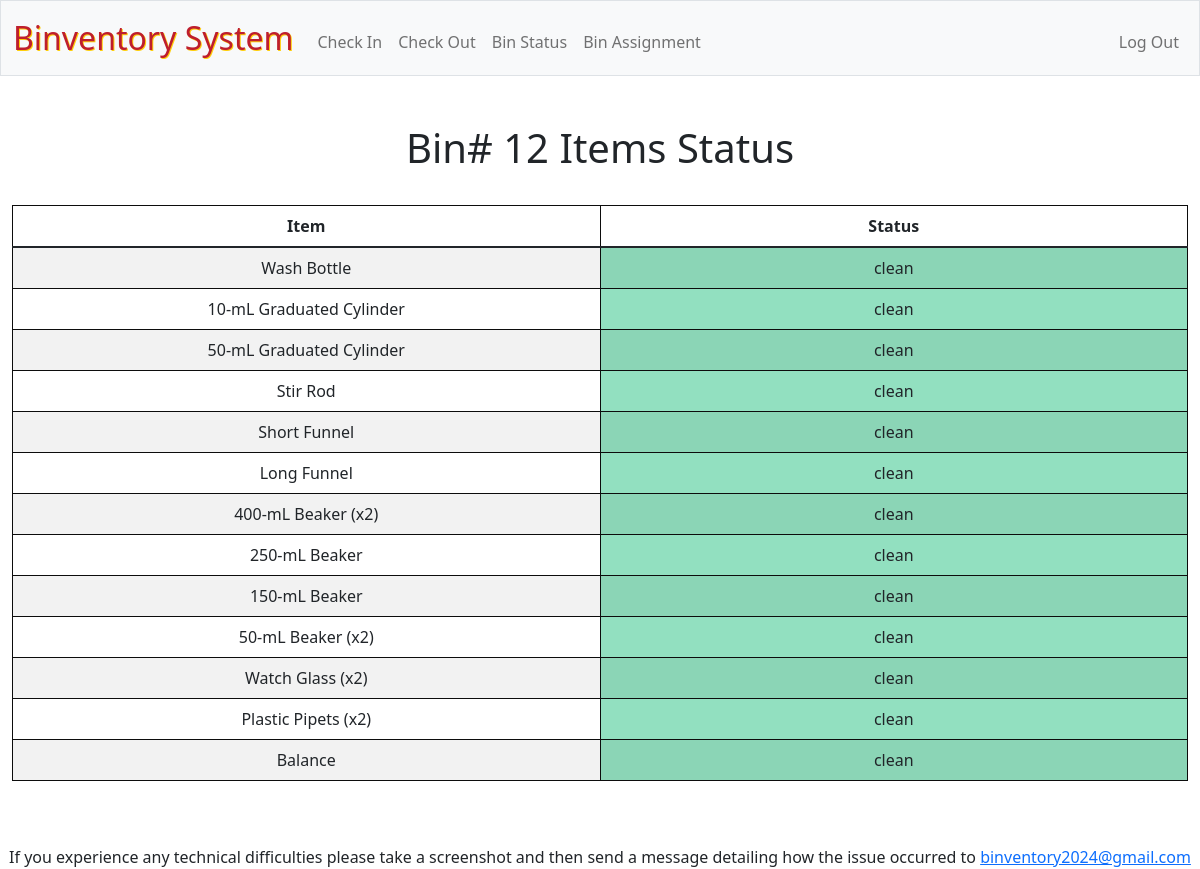
Page /status (signed in) on the committed database.
### tables this page shows
CREATE TABLE bins (
bin_code INTEGER PRIMARY KEY AUTOINCREMENT,
room_num TEXT NOT NULL,
bin_num INTEGER NOT NULL,
FOREIGN KEY (room_num) REFERENCES room (room_num)
);

CREATE TABLE bin_items (bin_code INTEGER NOT NULL PRIMARY KEY, wash_bottle TEXT CHECK(wash_bottle IN ('clean', 'dirty', 'partial', 'missing')), grad_cyl_10 TEXT CHECK(grad_cyl_10 IN ('clean', 'dirty', 'partial', 'missing')), grad_cyl_50 TEXT CHECK(grad_cyl_50 IN ('clean', 'dirty', 'partial', 'missing')), stir_rod TEXT CHECK(stir_rod IN ('clean', 'dirty', 'partial', 'missing')), short_fun TEXT CHECK(short_fun IN ('clean', 'dirty', 'partial', 'missing')), long_fun TEXT CHECK(long_fun IN ('clean', 'dirty', 'partial', 'missing')), beaker_400 TEXT CHECK(beaker_400 IN ('clean', 'dirty', 'partial', 'missing')), beaker_250 TEXT CHECK(beaker_250 IN ('clean', 'dirty', 'partial', 'missing')), beaker_150 TEXT CHECK(beaker_150 IN ('clean', 'dirty', 'partial', 'missing')), beaker_50 TEXT CHECK(beaker_50 IN ('clean', 'dirty', 'partial', 'missing')), watch_glass TEXT CHECK(watch_glass IN ('clean', 'dirty', 'partial', 'missing')), plastic_pipets TEXT CHECK(plastic_pipets IN ('clean', 'dirty', 'partial', 'missing')), balance TEXT CHECK(balance IN ('clean', 'dirty', 'partial', 'missing')), last_user_code INTEGER, last_checkin_time DATETIME DEFAULT CURRENT_TIMESTAMP, last_checkout_time DATETIME DEFAULT CURRENT_TIMESTAMP, FOREIGN KEY (last_user_code) REFERENCES students (student_id), FOREIGN KEY (bin_code) REFERENCES bins (bin_code));

### student_bp.py (the view)
@bp.route("/status", methods = ["GET", "POST"])
@login_required
def status():
    student_id = session["user_id"]
    id_query = {"student_id" : f"{student_id}"}
    class_code = extract_query_info(db_name, "bin_assign", id_query, "class_code")
    if not class_code:
        flash("No class found or class not assigned")
        return redirect("/assign")
    class_student_query = {"class_code" : f"{class_code}", "student_id" : f"{student_id}"}
    bin_code = extract_query_info(db_name, "bin_assign", class_student_query, "bin_code")
    if not bin_code:
        flash("You have not yet registered in a class or to a bin")
        return redirect("assign.html")
    sql_col_search = ', '.join(f"bin_items.{items}" for items in bin_contents)
    with sqlite3.connect(f"{db_name}.db") as db:
        try:
             db.row_factory = sqlite3.Row
             cursor = db.execute(f"SELECT bins.bin_num, {sql_col_search} FROM bin_items JOIN bins ON bins.bin_code = bin_items.bin_code WHERE bin_items.bin_code = ?", (bin_code,))
             bin_status = cursor.fetchone()
             cursor.close()
        except sqlite3.Error as e:
            flash(f"An error has occurred, {e}")
            return redirect("/")
    if not bin_status:
        flash("Database error, bin_status not found")
        return redirect("/")
    return render_template("status.html", bin_status=bin_status, bin_contents=bin_contents)

### db_helpers.py (called while the page is built)
def extract_query_info(db_name, table, queries_dict, value_search):
    try:
        with sqlite3.connect(f"{db_name}.db") as db:
            where_conditions = ' AND '.join(f"{query_col} = ?" for query_col in queries_dict.keys())
            sql_query = f"SELECT {value_search} FROM {table} WHERE {where_conditions}"
            query_values = tuple(queries_dict.values())
            cursor = db.execute(sql_query, query_values)
            check = cursor.fetchall()
            cursor.close()
            if len(check) > 0:
                result = check[0][0]
                return str(result)
            else:
                return False
    except sqlite3.Error as e:
        print(f"An error occurred extracting {value_search} from {table}: {e}")
        return False

### helpers.py (called while the page is built)
def login_required(f):
    @wraps(f)
    def decorated_function(*args, **kwargs):
        if session.get("user_id") is None:
            flash("Login Required")
            return redirect("/login")
        return f(*args, **kwargs)
    return decorated_function

### templates/status.html (shortened to what this page needs)
{% extends "layout.html" %}
{% block main %}
<h1> Bin# {{ bin_status["bin_num"] }} Items Status </h1>
<table class="table table-striped">
    <thead>
        <tr>
            <th scope="col">Item</th>
            <th scope="col">Status</th>
        </tr>
    </thead>
    <tbody>
        {% for item in bin_status.keys() %}
            {% if item != "bin_num" %}
                <tr>
                    <td>{{ bin_contents[item] }}</td>
                    <td id="{{ item }}" class="status">{{ bin_status[item] }}</td>
                </tr>
            {% endif %}
        {% endfor %}
    </tbody>
</table>
{% endblock %}

### templates/layout.html (shortened to what this page needs)
<!DOCTYPE html>
<html lang="en">
    <head>
        <link href="https://cdn.jsdelivr.net/npm/bootstrap@5.1.3/dist/css/bootstrap.min.css" rel="stylesheet">
        <link href="/static/styles.css" rel="stylesheet">
    </head>
    <body>
        <nav class="bg-light border navbar navbar-expand-md navbar-light">
            <div class="container-fluid">
                <a class="navbar-brand" href="/"><span class="school_color">Binventory System</span></a>
                <div class="collapse navbar-collapse" id="navbar">
                    {% if session["user_id"] and session["user_role"] == "student" %}
                        <ul class="navbar-nav me-auto mt-2">
                            <li class="nav-item"><a class="nav-link" href="/checkin">Check In</a></li>
                            <li class="nav-item"><a class="nav-link" href="/checkout">Check Out</a></li>
                            <li class="nav-item"><a class="nav-link" href="/status">Bin Status</a></li>
                            <li class="nav-item"><a class="nav-link" href="/assign">Bin Assignment</a></li>
                        </ul>
                        <ul class="navbar-nav ms-auto mt-2">
                            <li class="nav-item"><a class="nav-link" href="/logout">Log Out</a></li>
                        </ul>
                    {% else %}
                        <ul class="navbar-nav ms-auto mt-2">
                            <li class="nav-item"><a class="nav-link" href="/register">Register</a></li>
                            <li class="nav-item"><a class="nav-link" href="/login">Log In</a></li>
                            <li class="nav-item"><a class="nav-link" href="/admin_login">Admin Login</a></li>
                        </ul>
                    {% endif %}
                </div>
            </div>
        </nav>
        <main class="container-fluid py-5 text-center">
            {% block main %}{% endblock %}
        </main>
    </body>
    <footer>
        If you experience any technical difficulties please take a screenshot and then send a message detailing how the issue occurred to <a href = "mailto:binventory2024@gmail.com">binventory2024@gmail.com</a>
    </footer>
</html>

### static/styles.css (style rules this page uses)
nav .navbar-brand { font-size: xx-large; }
nav .navbar-brand .school_color { color: #be1e2d; text-shadow: 1px 1px #ffcf0c; }
table, th, td { border: 1px solid #0c0c0c; border-collapse: collapse; width: 25%; margin-left: auto; margin-right: auto; table-layout: auto; text-overflow: ellipsis; }
h1, h2, par { padding-bottom: 25px; }
footer { text-align:center }

### rows in the picture
bins: bin_num "12"
bin_items: wash_bottle "clean" "clean" "clean" "clean" "clean" "clean" "clean" "clean" "clean" "clean" "clean" "clean" "clean"

### other values in the picture
{{ bin_contents[item] }} "Wash Bottle" "10-mL Graduated Cylinder" "50-mL Graduated Cylinder" "Stir Rod" "Short Funnel" "Long Funnel" "400-mL Beaker (x2)" "250-mL Beaker" "150-mL Beaker" "50-mL Beaker (x2)" "Watch Glass (x2)" "Plastic Pipets (x2)" "Balance"
